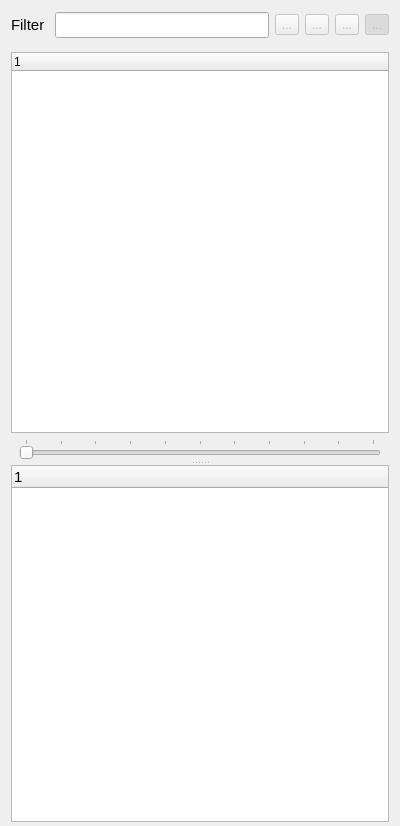
<?xml version="1.0" encoding="UTF-8"?>
<ui version="4.0">
 <class>OutlinerView</class>
 <widget class="QWidget" name="OutlinerView">
  <property name="geometry">
   <rect>
    <x>0</x>
    <y>0</y>
    <width>400</width>
    <height>826</height>
   </rect>
  </property>
  <property name="windowTitle">
   <string>Form</string>
  </property>
  <layout class="QVBoxLayout" name="verticalLayout_4">
   <property name="topMargin">
    <number>4</number>
   </property>
   <property name="bottomMargin">
    <number>4</number>
   </property>
   <item>
    <widget class="QWidget" name="filterWidget" native="true">
     <layout class="QHBoxLayout" name="horizontalLayout_4">
      <property name="leftMargin">
       <number>0</number>
      </property>
      <property name="topMargin">
       <number>8</number>
      </property>
      <property name="rightMargin">
       <number>0</number>
      </property>
      <property name="bottomMargin">
       <number>8</number>
      </property>
      <item>
       <widget class="QLabel" name="label_4">
        <property name="font">
         <font>
          <pointsize>11</pointsize>
         </font>
        </property>
        <property name="text">
         <string>Filter </string>
        </property>
       </widget>
      </item>
      <item>
       <widget class="QLineEdit" name="filter">
        <property name="font">
         <font>
          <pointsize>11</pointsize>
         </font>
        </property>
       </widget>
      </item>
      <item>
       <widget class="QToolButton" name="clear">
        <property name="enabled">
         <bool>false</bool>
        </property>
        <property name="text">
         <string>...</string>
        </property>
        <property name="icon">
         <iconset resource="viewer.qrc">
          <normaloff>:/icons/resources/Clear.png</normaloff>
          <disabledoff>:/icons/resources/ClearDisabled.png</disabledoff>:/icons/resources/Clear.png</iconset>
        </property>
       </widget>
      </item>
      <item>
       <widget class="QToolButton" name="collapse">
        <property name="enabled">
         <bool>false</bool>
        </property>
        <property name="text">
         <string>...</string>
        </property>
        <property name="icon">
         <iconset resource="viewer.qrc">
          <normaloff>:/icons/resources/Collapse.png</normaloff>
          <disabledoff>:/icons/resources/CollapseDisabled.png</disabledoff>:/icons/resources/Collapse.png</iconset>
        </property>
        <property name="shortcut">
         <string/>
        </property>
       </widget>
      </item>
      <item>
       <widget class="QToolButton" name="expand">
        <property name="enabled">
         <bool>false</bool>
        </property>
        <property name="text">
         <string>...</string>
        </property>
        <property name="icon">
         <iconset resource="viewer.qrc">
          <normaloff>:/icons/resources/Expand.png</normaloff>
          <disabledoff>:/icons/resources/ExpandDisabled.png</disabledoff>:/icons/resources/Expand.png</iconset>
        </property>
        <property name="shortcut">
         <string/>
        </property>
       </widget>
      </item>
      <item>
       <widget class="QToolButton" name="follow">
        <property name="enabled">
         <bool>false</bool>
        </property>
        <property name="text">
         <string>...</string>
        </property>
        <property name="icon">
         <iconset resource="viewer.qrc">
          <normaloff>:/icons/resources/Follow.png</normaloff>
          <disabledoff>:/icons/resources/FollowDisabled.png</disabledoff>:/icons/resources/Follow.png</iconset>
        </property>
        <property name="checkable">
         <bool>true</bool>
        </property>
        <property name="checked">
         <bool>true</bool>
        </property>
       </widget>
      </item>
     </layout>
    </widget>
   </item>
   <item>
    <widget class="QWidget" name="dockWidget" native="true">
     <property name="minimumSize">
      <size>
       <width>0</width>
       <height>0</height>
      </size>
     </property>
     <layout class="QVBoxLayout" name="verticalLayout_3">
      <property name="leftMargin">
       <number>0</number>
      </property>
      <property name="topMargin">
       <number>0</number>
      </property>
      <property name="rightMargin">
       <number>0</number>
      </property>
      <property name="bottomMargin">
       <number>0</number>
      </property>
      <item>
       <widget class="QSplitter" name="splitter">
        <property name="orientation">
         <enum>Qt::Orientation::Vertical</enum>
        </property>
        <widget class="QWidget" name="widget" native="true">
         <layout class="QVBoxLayout" name="verticalLayout">
          <property name="spacing">
           <number>0</number>
          </property>
          <property name="leftMargin">
           <number>0</number>
          </property>
          <property name="topMargin">
           <number>0</number>
          </property>
          <property name="rightMargin">
           <number>0</number>
          </property>
          <property name="bottomMargin">
           <number>0</number>
          </property>
          <item>
           <widget class="usd::StageTree" name="stageTree">
            <property name="alternatingRowColors">
             <bool>false</bool>
            </property>
            <property name="selectionMode">
             <enum>QAbstractItemView::SelectionMode::ExtendedSelection</enum>
            </property>
            <column>
             <property name="text">
              <string notr="true">1</string>
             </property>
            </column>
           </widget>
          </item>
          <item>
           <widget class="QWidget" name="widget_2" native="true">
            <property name="minimumSize">
             <size>
              <width>0</width>
              <height>0</height>
             </size>
            </property>
            <layout class="QVBoxLayout" name="verticalLayout_2">
             <property name="leftMargin">
              <number>8</number>
             </property>
             <property name="topMargin">
              <number>6</number>
             </property>
             <property name="rightMargin">
              <number>8</number>
             </property>
             <property name="bottomMargin">
              <number>2</number>
             </property>
             <item>
              <widget class="usd::Slider" name="depth">
               <property name="maximum">
                <number>10</number>
               </property>
               <property name="singleStep">
                <number>1</number>
               </property>
               <property name="pageStep">
                <number>1</number>
               </property>
               <property name="orientation">
                <enum>Qt::Orientation::Horizontal</enum>
               </property>
               <property name="tickPosition">
                <enum>QSlider::TickPosition::TicksAbove</enum>
               </property>
              </widget>
             </item>
            </layout>
           </widget>
          </item>
         </layout>
        </widget>
        <widget class="usd::PropertyTree" name="propertyTree">
         <property name="sizePolicy">
          <sizepolicy hsizetype="Expanding" vsizetype="MinimumExpanding">
           <horstretch>0</horstretch>
           <verstretch>0</verstretch>
          </sizepolicy>
         </property>
         <property name="maximumSize">
          <size>
           <width>16777215</width>
           <height>16777215</height>
          </size>
         </property>
         <property name="font">
          <font>
           <pointsize>11</pointsize>
          </font>
         </property>
         <property name="alternatingRowColors">
          <bool>false</bool>
         </property>
         <column>
          <property name="text">
           <string notr="true">1</string>
          </property>
         </column>
        </widget>
       </widget>
      </item>
     </layout>
    </widget>
   </item>
  </layout>
 </widget>
 <customwidgets>
  <customwidget>
   <class>usd::StageTree</class>
   <extends>QTreeWidget</extends>
   <header>../../../sources/stagetree.h</header>
  </customwidget>
  <customwidget>
   <class>usd::PropertyTree</class>
   <extends>QTreeWidget</extends>
   <header>../../../sources/propertytree.h</header>
  </customwidget>
  <customwidget>
   <class>usd::Slider</class>
   <extends>QSlider</extends>
   <header>../../../sources/slider.h</header>
  </customwidget>
 </customwidgets>
 <resources>
  <include location="viewer.qrc"/>
 </resources>
 <connections/>
</ui>
